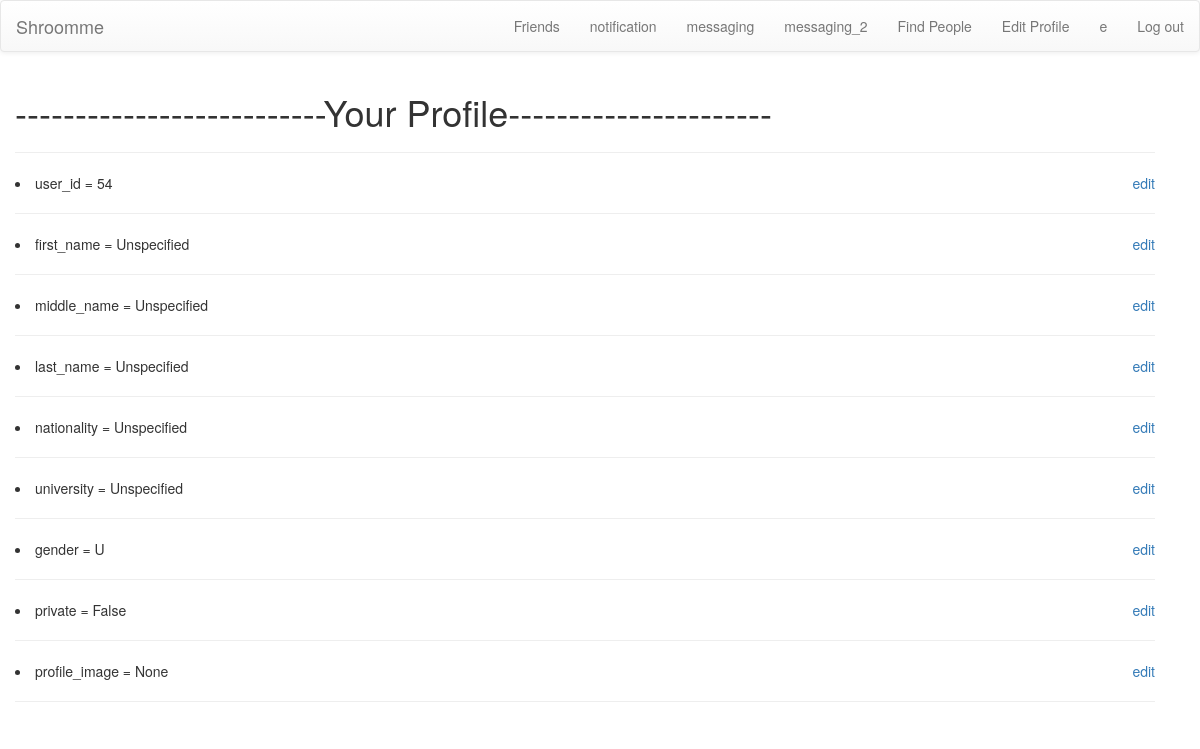
Screenshot of /edit_profile/ (signed in) with the database file from the repository.
### userprofile/models.py (models this page shows)
class Profile(models.Model):
	id = models.UUIDField(primary_key=True, default=uuid.uuid4, editable=False)
	user = models.OneToOneField(settings.AUTH_USER_MODEL,blank = False,null = False)	#user_id --> in dictionary
	first_name = models.CharField(max_length=50,blank=False,null=False,default = "Unspecified")
	middle_name = models.CharField(max_length=50,null=True,blank=True,default = "Unspecified")
	last_name = models.CharField(max_length=50,null=True,blank=True,default = "Unspecified")
	nationality = models.CharField(max_length=50,null=True,blank=True,default = "Unspecified")
	university = models.CharField(max_length=50,null=True,blank=True,default = "Unspecified")
	gender = models.CharField(max_length=1,choices=constants.GENDER_CHOICES,default='U')
	private = models.BooleanField(default = False)
	profile_image = models.ImageField(upload_to=get_image_path, blank=True, null=True)

### userprofile/views.py (the view)
# urls.py: url(r'^edit_profile/$','userprofile.views.edit_profile',name='edit_profile'),
def edit_profile(request):
	if request.user.is_authenticated():
		my_profile = Profile.objects.filter(user=request.user).values()
		edit = EditForm()
		context = {"profile":my_profile[0],"edit":edit}
		return render(request,'edit_profile.html',context)
	else:
		return redirect(gethome())

### templates/edit_profile.html
{% load crispy_forms_tags %}
<!DOCTYPE html>
<html>
	<head>
	</head>
	<body>
		{% include 'navbar.html' %}
		  <div class="row">
		    	<div class="col-md-8">
					<div class="container">
				    	<h1>--------------------------Your Profile----------------------</h1>
				    	<hr/>
							{% for fields,value in profile.items %}
								{% if fields != 'id'%}
										<li> {{fields}} = {{value}}
											<div class="pull-right"> <a>edit</a> </div>
										</li>
										<hr>
								{% endif %}
							{% endfor %}
			    	</div>
			    </div>
 		  </div>
	</body>
</html>

### templates/navbar.html (shortened to what this page needs)
<!DOCTYPE html>
<html>
	<head>
	<link rel="stylesheet" href="https://maxcdn.bootstrapcdn.com/bootstrap/3.3.5/css/bootstrap.min.css">
	<link rel="stylesheet" href="https://maxcdn.bootstrapcdn.com/bootstrap/3.3.5/css/bootstrap-theme.min.css">
	<link rel="stylesheet" href="">
	</head>
	<body>
    <nav class="navbar navbar-default">
    	<div class = "container-fluid">
			<div class="navbar-brand">
				Shroomme
			</div>
			<ul class="nav navbar-nav navbar-right">
				{% if user.is_authenticated %}
			        <li class = "navbar-menu"><a href="../show_friends/"> Friends</a></li>
					<li class = "navbar-menu"><a href="../notification/">notification</a></li>
					<li class = "navbar-menu"><a href="../messaging/">messaging</a></li>
					<li class = "navbar-menu"><a href="../messaging_2/">messaging_2</a></li>
					<li class = "navbar-menu"><a href="../find_people/">Find People</a></li>
			        <li class = "navbar-menu"><a href="../edit_profile/"> Edit Profile</a></li>
			        <li class = "navbar-menu"><a> {{user.username}}</a></li>
			        <li class = "navbar-menu" id = "logout-button"><a href="../logout/">Log out</a></li>
		        {% else %}
		        	<li class = "navbar-menu"><a href="/find_people/">Find People</a></li>
			        <li class = "navbar-menu"><a href="" data-toggle="modal" data-target="#log-in-modal">Log in</a></li>
			        <li class = "navbar-menu"><a href="" data-toggle="modal" data-target="#sign-up-modal">Sign up</a></li>
			    {% endif %}
  			</ul>
      	</div>
		</nav>
	</body>
</html>

### rows the page displays
Profile: profile "Unspecified" "Unspecified" "Unspecified" "Unspecified" "Unspecified"

### other values shown
{{ user.username }} "e"
{{ fields }} "user_id" "first_name" "middle_name" "last_name" "nationality" "university" "gender" "private" "profile_image"
{{ value }} "54" "U" "False" "None"
